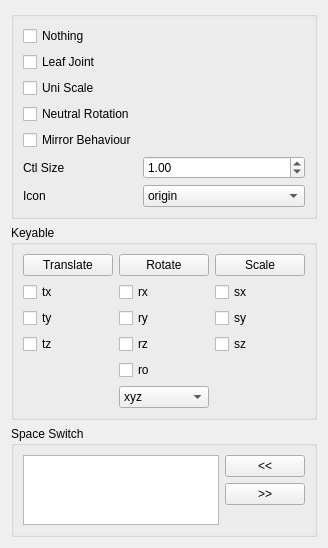
<?xml version="1.0" encoding="UTF-8"?>
<ui version="4.0">
 <class>Form</class>
 <widget class="QWidget" name="Form">
  <property name="geometry">
   <rect>
    <x>0</x>
    <y>0</y>
    <width>328</width>
    <height>480</height>
   </rect>
  </property>
  <property name="windowTitle">
   <string>Form</string>
  </property>
  <layout class="QVBoxLayout" name="verticalLayout">
   <item>
    <widget class="QGroupBox" name="groupBox">
     <property name="title">
      <string/>
     </property>
     <layout class="QGridLayout" name="gridLayout_3">
      <item row="2" column="0">
       <widget class="QCheckBox" name="uni_scale_checkBox">
        <property name="text">
         <string>Uni Scale</string>
        </property>
       </widget>
      </item>
      <item row="3" column="0">
       <widget class="QCheckBox" name="neutral_rotation_checkBox">
        <property name="text">
         <string>Neutral Rotation</string>
        </property>
       </widget>
      </item>
      <item row="4" column="0">
       <widget class="QCheckBox" name="mirror_behaviour_checkBox">
        <property name="text">
         <string>Mirror Behaviour</string>
        </property>
       </widget>
      </item>
      <item row="0" column="0">
       <widget class="QCheckBox" name="nothing_checkBox">
        <property name="text">
         <string>Nothing</string>
        </property>
       </widget>
      </item>
      <item row="5" column="1">
       <widget class="QDoubleSpinBox" name="ctl_size_doubleSpinBox">
        <property name="minimum">
         <double>0.010000000000000</double>
        </property>
        <property name="maximum">
         <double>999.000000000000000</double>
        </property>
        <property name="value">
         <double>1.000000000000000</double>
        </property>
       </widget>
      </item>
      <item row="6" column="0">
       <widget class="QLabel" name="label_2">
        <property name="text">
         <string>Icon</string>
        </property>
       </widget>
      </item>
      <item row="1" column="0">
       <widget class="QCheckBox" name="leaf_joint_checkBox">
        <property name="text">
         <string>Leaf Joint</string>
        </property>
       </widget>
      </item>
      <item row="6" column="1">
       <widget class="QComboBox" name="icon_comboBox">
        <property name="sizePolicy">
         <sizepolicy hsizetype="Expanding" vsizetype="Fixed">
          <horstretch>0</horstretch>
          <verstretch>0</verstretch>
         </sizepolicy>
        </property>
        <item>
         <property name="text">
          <string>origin</string>
         </property>
        </item>
        <item>
         <property name="text">
          <string>host</string>
         </property>
        </item>
        <item>
         <property name="text">
          <string>arrow</string>
         </property>
        </item>
        <item>
         <property name="text">
          <string>arrow4</string>
         </property>
        </item>
        <item>
         <property name="text">
          <string>square</string>
         </property>
        </item>
        <item>
         <property name="text">
          <string>wave</string>
         </property>
        </item>
        <item>
         <property name="text">
          <string>circle</string>
         </property>
        </item>
        <item>
         <property name="text">
          <string>circle3</string>
         </property>
        </item>
        <item>
         <property name="text">
          <string>locator</string>
         </property>
        </item>
        <item>
         <property name="text">
          <string>cube</string>
         </property>
        </item>
        <item>
         <property name="text">
          <string>x</string>
         </property>
        </item>
        <item>
         <property name="text">
          <string>angle</string>
         </property>
        </item>
       </widget>
      </item>
      <item row="5" column="0">
       <widget class="QLabel" name="label">
        <property name="text">
         <string>Ctl Size</string>
        </property>
       </widget>
      </item>
     </layout>
    </widget>
   </item>
   <item>
    <widget class="QGroupBox" name="groupBox_2">
     <property name="title">
      <string>Keyable</string>
     </property>
     <layout class="QGridLayout" name="gridLayout">
      <item row="0" column="1">
       <widget class="QPushButton" name="rotate_pushButton">
        <property name="text">
         <string>Rotate</string>
        </property>
       </widget>
      </item>
      <item row="1" column="0">
       <widget class="QCheckBox" name="tx_checkBox">
        <property name="text">
         <string>tx</string>
        </property>
       </widget>
      </item>
      <item row="2" column="2">
       <widget class="QCheckBox" name="sy_checkBox">
        <property name="text">
         <string>sy</string>
        </property>
       </widget>
      </item>
      <item row="2" column="0">
       <widget class="QCheckBox" name="ty_checkBox">
        <property name="text">
         <string>ty</string>
        </property>
       </widget>
      </item>
      <item row="3" column="0">
       <widget class="QCheckBox" name="tz_checkBox">
        <property name="text">
         <string>tz</string>
        </property>
       </widget>
      </item>
      <item row="2" column="1">
       <widget class="QCheckBox" name="ry_checkBox">
        <property name="text">
         <string>ry</string>
        </property>
       </widget>
      </item>
      <item row="1" column="2">
       <widget class="QCheckBox" name="sx_checkBox">
        <property name="text">
         <string>sx</string>
        </property>
       </widget>
      </item>
      <item row="1" column="1">
       <widget class="QCheckBox" name="rx_checkBox">
        <property name="text">
         <string>rx</string>
        </property>
       </widget>
      </item>
      <item row="3" column="2">
       <widget class="QCheckBox" name="sz_checkBox">
        <property name="text">
         <string>sz</string>
        </property>
       </widget>
      </item>
      <item row="0" column="0">
       <widget class="QPushButton" name="translate_pushButton">
        <property name="text">
         <string>Translate</string>
        </property>
       </widget>
      </item>
      <item row="0" column="2">
       <widget class="QPushButton" name="scale_pushButton">
        <property name="text">
         <string>Scale</string>
        </property>
       </widget>
      </item>
      <item row="3" column="1">
       <widget class="QCheckBox" name="rz_checkBox">
        <property name="text">
         <string>rz</string>
        </property>
       </widget>
      </item>
      <item row="4" column="1">
       <widget class="QCheckBox" name="ro_checkBox">
        <property name="text">
         <string>ro</string>
        </property>
       </widget>
      </item>
      <item row="5" column="1">
       <widget class="QComboBox" name="ro_comboBox">
        <item>
         <property name="text">
          <string>xyz</string>
         </property>
        </item>
        <item>
         <property name="text">
          <string>yzx</string>
         </property>
        </item>
        <item>
         <property name="text">
          <string>zxy</string>
         </property>
        </item>
        <item>
         <property name="text">
          <string>xzy</string>
         </property>
        </item>
        <item>
         <property name="text">
          <string>yxz</string>
         </property>
        </item>
        <item>
         <property name="text">
          <string>zyx</string>
         </property>
        </item>
       </widget>
      </item>
     </layout>
    </widget>
   </item>
   <item>
    <widget class="QGroupBox" name="groupBox_3">
     <property name="title">
      <string>Space Switch</string>
     </property>
     <layout class="QGridLayout" name="gridLayout_2">
      <item row="1" column="1">
       <widget class="QPushButton" name="remove_pushButton">
        <property name="text">
         <string>&gt;&gt;</string>
        </property>
       </widget>
      </item>
      <item row="2" column="1">
       <spacer name="verticalSpacer">
        <property name="orientation">
         <enum>Qt::Vertical</enum>
        </property>
        <property name="sizeHint" stdset="0">
         <size>
          <width>20</width>
          <height>100</height>
         </size>
        </property>
       </spacer>
      </item>
      <item row="0" column="1">
       <widget class="QPushButton" name="add_pushButton">
        <property name="text">
         <string>&lt;&lt;</string>
        </property>
       </widget>
      </item>
      <item row="0" column="0" rowspan="3">
       <widget class="QListWidget" name="listWidget"/>
      </item>
     </layout>
    </widget>
   </item>
  </layout>
 </widget>
 <resources/>
 <connections/>
</ui>
